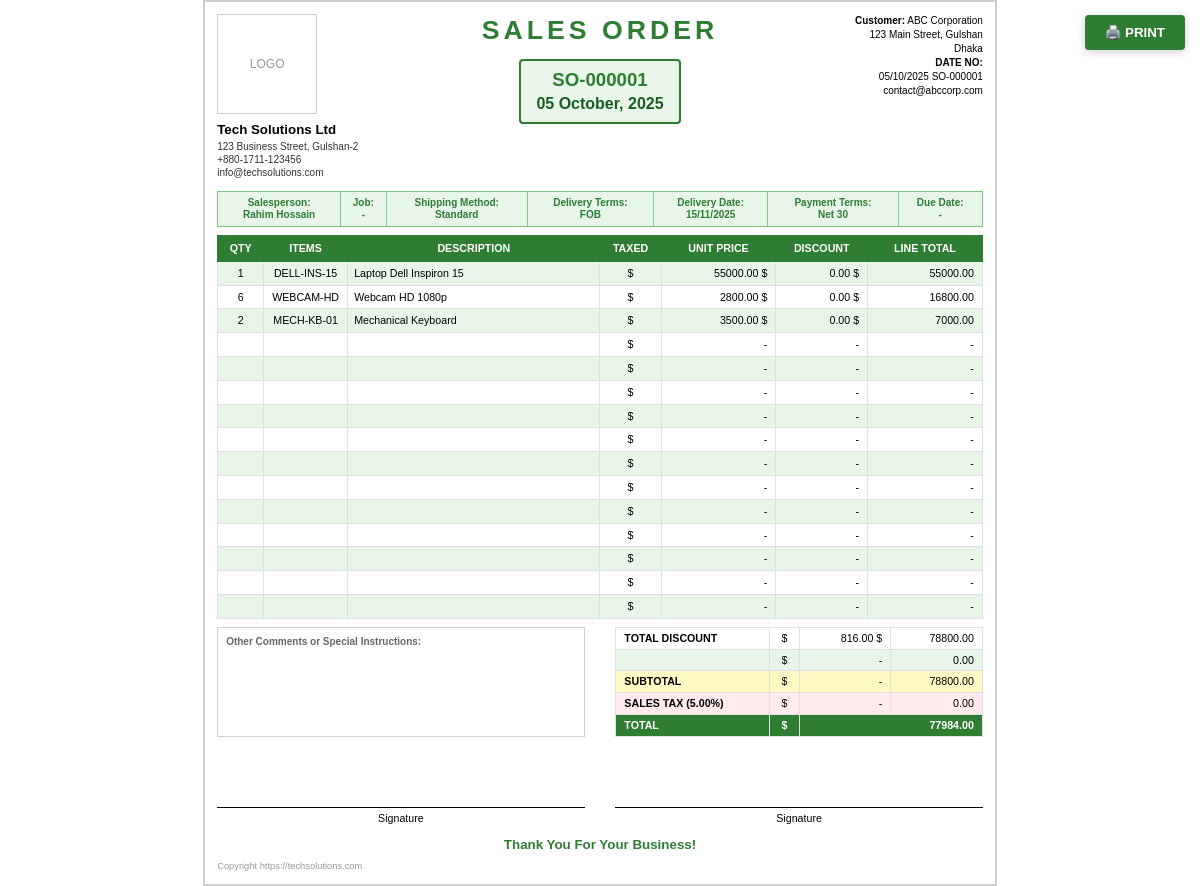
/erp/sales-order/1/print/ (signed in), run on the app's committed database.
### erp/models.py (models this page shows, shortened)
class TimeStampedModel(models.Model):
    created_at = models.DateTimeField(_("Created At"), auto_now_add=True)
    updated_at = models.DateTimeField(_("Updated At"), auto_now=True)
    class Meta:
        abstract = True

class Company(TimeStampedModel):
    name = models.CharField(_("Company Name"), max_length=200)
    logo = models.ImageField(_("Logo"), upload_to='company/', blank=True, null=True)
    address = models.TextField(_("Address"))
    city = models.CharField(_("City"), max_length=100)
    country = models.CharField(_("Country"), max_length=100)
    phone = models.CharField(_("Phone"), max_length=20)
    email = models.EmailField(_("Email"))
    website = models.URLField(_("Website"), blank=True)
    tax_number = models.CharField(_("Tax Number"), max_length=50, blank=True)
    class Meta:
        verbose_name = _("Company")
        verbose_name_plural = _("Companies")

class SalesOrder(TimeStampedModel):
    STATUS_CHOICES = [
        ('draft', _('Draft')),
        ('confirmed', _('Confirmed')),
        ('processing', _('Processing')),
        ('completed', _('Completed')),
        ('cancelled', _('Cancelled')),
    ]
    order_number = models.CharField(_("Order Number"), max_length=50, unique=True, editable=False)
    order_date = models.DateField(_("Order Date"), default=timezone.now)
    sales_quotation = models.ForeignKey(SalesQuotation, on_delete=models.SET_NULL, null=True, blank=True, related_name='sales_orders', verbose_name=_("Sales Quotation"))
    customer = models.ForeignKey(Customer, on_delete=models.PROTECT, related_name='sales_orders', verbose_name=_("Customer"))
    salesperson = models.ForeignKey('SalesPerson', on_delete=models.SET_NULL, null=True, blank=True, related_name='sales_orders', verbose_name=_("Sales Person"))
    status = models.CharField(_("Status"), max_length=20, choices=STATUS_CHOICES, default='draft')
    job_reference = models.CharField(_("Job Reference"), max_length=100, blank=True)
    shipping_method = models.CharField(_("Shipping Method"), max_length=100, blank=True, default="Standard")
    delivery_terms = models.CharField(_("Delivery Terms"), max_length=100, blank=True, default="FOB")
    delivery_date = models.DateField(_("Delivery Date"), null=True, blank=True)
    payment_terms = models.CharField(_("Payment Terms"), max_length=100, blank=True, default="Net 30")
    due_date = models.DateField(_("Due Date"), null=True, blank=True)
    subtotal = models.DecimalField(_("Subtotal"), max_digits=12, decimal_places=2, default=Decimal('0.00'), editable=False)
    discount_amount = models.DecimalField(_("Discount Amount"), max_digits=12, decimal_places=2, default=Decimal('0.00'))
    tax_amount = models.DecimalField(_("Tax Amount"), max_digits=12, decimal_places=2, default=Decimal('0.00'))
    tax_rate = models.DecimalField(_("Tax Rate (%)"), max_digits=5, decimal_places=2, default=Decimal('0.00'))
    total_amount = models.DecimalField(_("Total Amount"), max_digits=12, decimal_places=2, default=Decimal('0.00'), editable=False)
    notes = models.TextField(_("Notes"), blank=True)
    class Meta:
        verbose_name = _("Sales Order")
        verbose_name_plural = _("Sales Orders")
        ordering = ['-order_date', '-created_at']

class Customer(TimeStampedModel):
    name = models.CharField(_("Customer Name"), max_length=200)
    email = models.EmailField(_("Email"), blank=True)
    phone = models.CharField(_("Phone"), max_length=20)
    address = models.TextField(_("Address"), blank=True)
    city = models.CharField(_("City"), max_length=100, blank=True)
    country = models.CharField(_("Country"), max_length=100, blank=True)
    tax_number = models.CharField(_("Tax Number"), max_length=50, blank=True)
    credit_limit = models.DecimalField(_("Credit Limit"), max_digits=12, decimal_places=2, default=Decimal('0.00'))
    is_active = models.BooleanField(_("Active"), default=True)
    class Meta:
        verbose_name = _("Customer")
        verbose_name_plural = _("Customers")
        ordering = ['name']

class SalesPerson(TimeStampedModel):
    name = models.CharField(_("Sales Person Name"), max_length=200)
    email = models.EmailField(_("Email"), blank=True)
    phone = models.CharField(_("Phone"), max_length=20, blank=True)
    employee_id = models.CharField(_("Employee ID"), max_length=50, blank=True)
    commission_rate = models.DecimalField(_("Commission Rate (%)"), max_digits=5, decimal_places=2, default=Decimal('0.00'))
    is_active = models.BooleanField(_("Active"), default=True)
    class Meta:
        verbose_name = _("Sales Person")
        verbose_name_plural = _("Sales Persons")
        ordering = ['name']
    def __str__(self):
        return self.name

class SalesOrderItem(TimeStampedModel):
    sales_order = models.ForeignKey(SalesOrder, on_delete=models.CASCADE, related_name='items', verbose_name=_("Sales Order"))
    product = models.ForeignKey(Product, on_delete=models.PROTECT, verbose_name=_("Product"))
    quantity = models.DecimalField(_("Quantity"), max_digits=10, decimal_places=2, validators=[MinValueValidator(Decimal('0.01'))])
    unit_price = models.DecimalField(_("Unit Price"), max_digits=10, decimal_places=2, validators=[MinValueValidator(Decimal('0.00'))])
    line_total = models.DecimalField(_("Line Total"), max_digits=12, decimal_places=2, default=Decimal('0.00'), editable=False)
    class Meta:
        verbose_name = _("Sales Order Item")
        verbose_name_plural = _("Sales Order Items")
        ordering = ['id']

class Product(TimeStampedModel):
    name = models.CharField(_("Product Name"), max_length=200)
    sku = models.CharField(_("SKU"), max_length=50, unique=True)
    category = models.ForeignKey(Category, on_delete=models.SET_NULL, null=True, related_name='products', verbose_name=_("Category"))
    description = models.TextField(_("Description"), blank=True)
    unit = models.CharField(_("Unit"), max_length=20, default='PCS')
    default_warehouse = models.ForeignKey('Warehouse', on_delete=models.SET_NULL, null=True, blank=True, related_name='default_products', verbose_name=_("Default Warehouse"))
    purchase_price = models.DecimalField(_("Purchase Price"), max_digits=10, decimal_places=2, validators=[MinValueValidator(Decimal('0.00'))])
    selling_price = models.DecimalField(_("Selling Price"), max_digits=10, decimal_places=2, validators=[MinValueValidator(Decimal('0.00'))])
    current_stock = models.DecimalField(_("Current Stock"), max_digits=10, decimal_places=2, default=Decimal('0.00'))
    min_stock_level = models.DecimalField(_("Minimum Stock Level"), max_digits=10, decimal_places=2, default=Decimal('10.00'))
    is_active = models.BooleanField(_("Active"), default=True)
    class Meta:
        verbose_name = _("Product")
        verbose_name_plural = _("Products")
        ordering = ['name']

### erp/views/print_views.py (the view)
# urls.py: path('sales-order/<int:order_id>/print/', PrintSalesOrderView.as_view(), name='print-sales-order'),
class PrintSalesOrderView(View):
    @method_decorator(staff_member_required)
    def dispatch(self, *args, **kwargs):
        return super().dispatch(*args, **kwargs)
    def get(self, request, order_id, *args, **kwargs):
        order = SalesOrder.objects.prefetch_related('items__product').select_related('customer').get(id=order_id)
        try:
            company = Company.objects.first()
        except:
            company = None
        context = {
            'order': order,
            'company': company,
        }
        return render(request, 'admin/erp/print_sales_order.html', context)

### templates/admin/erp/print_sales_order.html (shortened to what this page needs)
<!DOCTYPE html>
<html lang="en">
<head>
</head>
<body>
    <button class="print-btn" onclick="window.print()">🖨️ PRINT</button>
    <div class="page">
        <div class="header">
            <div class="header-left">
                <div class="logo-box">
                    {% if company.logo %}
                    <img src="{{ company.logo.url }}" alt="Logo">
                    {% else %}
                    LOGO
                    {% endif %}
                </div>
                <div class="company-name">{{ company.name|default:"JK Enterprises" }}</div>
                <div class="company-address">
                    {{ company.address|default:"1001 Brickell Street 9900 NY" }}<br>
                    {{ company.phone|default:"999 333 7777" }}<br>
                    {{ company.email|default:"jkenterprises.com" }}
                </div>
            </div>
            <div class="header-center">
                <div class="title">SALES ORDER</div>
                <div class="order-info-box">
                    <div class="order-number">{{ order.order_number }}</div>
                    <div class="order-date">{{ order.order_date|date:"d F, Y" }}</div>
                </div>
            </div>
            <div class="header-right">
                <strong>Customer:</strong> {{ order.customer.name }}<br>
                {{ order.customer.address|default:"" }}<br>
                {% if order.customer.city %}{{ order.customer.city }}{% endif %}<br>
                <strong>DATE NO:</strong><br>
                {{ order.order_date|date:"d/m/Y" }} {{ order.order_number }}<br>
                {{ order.customer.email|default:"" }}
            </div>
        </div>
        <div class="info-bar">
            <div class="info-bar-row">
                <div class="info-bar-cell">
                    <strong>Salesperson:</strong><br>{{ order.salesperson|default:"-" }}
                </div>
                <div class="info-bar-cell">
                    <strong>Job:</strong><br>{{ order.job_reference|default:"-" }}
                </div>
                <div class="info-bar-cell">
                    <strong>Shipping Method:</strong><br>{{ order.shipping_method|default:"-" }}
                </div>
                <div class="info-bar-cell">
                    <strong>Delivery Terms:</strong><br>{{ order.delivery_terms|default:"-" }}
                </div>
                <div class="info-bar-cell">
                    <strong>Delivery Date:</strong><br>{{ order.delivery_date|date:"d/m/Y"|default:"-" }}
                </div>
                <div class="info-bar-cell">
                    <strong>Payment Terms:</strong><br>{{ order.payment_terms|default:"-" }}
                </div>
                <div class="info-bar-cell">
                    <strong>Due Date:</strong><br>{{ order.due_date|date:"d/m/Y"|default:"-" }}
                </div>
            </div>
        </div>
        <table class="items-table">
            <thead>
                <tr>
                    <th style="width: 6%;">QTY</th>
                    <th style="width: 11%;">ITEMS</th>
                    <th style="width: 33%;">DESCRIPTION</th>
                    <th style="width: 8%;">TAXED</th>
                    <th style="width: 15%;">UNIT PRICE</th>
                    <th style="width: 12%;">DISCOUNT</th>
                    <th style="width: 15%;">LINE TOTAL</th>
                </tr>
            </thead>
            <tbody>
                {% for item in order.items.all %}
                <tr>
                    <td>{{ item.quantity|floatformat:0 }}</td>
                    <td>{{ item.product.sku }}</td>
                    <td class="text-left">{{ item.product.name }}</td>
                    <td>$</td>
                    <td class="text-right">{{ item.unit_price|floatformat:2 }} $</td>
                    <td class="text-right">0.00 $</td>
                    <td class="text-right">{{ item.line_total|floatformat:2 }}</td>
                </tr>
                {% endfor %}
                {% with item_count=order.items.count %}
                {% for i in "123456789012345" %}
                {% if forloop.counter|add:item_count <= 15 %} <tr>
                    <td>&nbsp;</td>
                    <td>&nbsp;</td>
                    <td>&nbsp;</td>
                    <td>$</td>
                    <td class="text-right">-</td>
                    <td class="text-right">-</td>
                    <td class="text-right">-</td>
                    </tr>
                    {% endif %}
                    {% endfor %}
                    {% endwith %}
            </tbody>
        </table>
        <div class="bottom-section">
            <div class="notes-section">
                <h4>Other Comments or Special Instructions:</h4>
            </div>
            <div class="totals-section">
                <table class="totals-table">
                    <tr>
                        <td class="label">TOTAL DISCOUNT</td>
                        <td class="currency">$</td>
                        <td class="value">{{ order.discount_amount|default:"0.00"|floatformat:2 }} $</td>
                        <td class="value">{{ order.subtotal|floatformat:2 }}</td>
                    </tr>
                    <tr>
                        <td class="label"></td>
                        <td class="currency">$</td>
                        <td class="value">-</td>
                        <td class="value">0.00</td>
                    </tr>
                    <tr>
                        <td class="label">SUBTOTAL</td>
                        <td class="currency">$</td>
                        <td class="value">-</td>
                        <td class="value">{{ order.subtotal|floatformat:2 }}</td>
                    </tr>
                    <tr>
                        <td class="label">SALES TAX ({{ order.tax_rate|default:"0" }}%)</td>
                        <td class="currency">$</td>
                        <td class="value">-</td>
                        <td class="value">{{ order.tax_amount|default:"0.00"|floatformat:2 }}</td>
                    </tr>
                    <tr>
                        <td class="label">TOTAL</td>
                        <td class="currency">$</td>
                        <td class="value" colspan="2">{{ order.total_amount|floatformat:2 }}</td>
                    </tr>
                </table>
            </div>
        </div>
        <div class="signature-section">
            <div class="signature-box">
                <div class="signature-line">Signature</div>
            </div>
            <div class="signature-box">
                <div class="signature-line">Signature</div>
            </div>
        </div>
        <div class="footer">Thank You For Your Business!</div>
        <div class="copyright">Copyright {{ company.website|default:"ezydream.com" }}</div>
    </div>
</body>
</html>

### data on the page
Company: name "Tech Solutions Ltd", address "123 Business Street, Gulshan-2", phone "+880-1711-123456", email "info@techsolutions.com", website "https://techsolutions.com"
SalesOrder: order_number "SO-000001", order_date "05 October, 2025", customer.name "ABC Corporation", customer.address "123 Main Street, Gulshan", customer.city "Dhaka", order_date "05/10/2025", customer.email "contact@abccorp.com", salesperson "Rahim Hossain", job_reference "-", shipping_method "Standard", delivery_terms "FOB", delivery_date "15/11/2025", payment_terms "Net 30", due_date "-", discount_amount "816.00", subtotal "78800.00", tax_rate "5.00", tax_amount "0.00", total_amount "77984.00"
SalesOrderItem: quantity "1", product.sku "DELL-INS-15", product.name "Laptop Dell Inspiron 15", unit_price "55000.00", line_total "55000.00"
SalesOrderItem: quantity "6", product.sku "WEBCAM-HD", product.name "Webcam HD 1080p", unit_price "2800.00", line_total "16800.00"
SalesOrderItem: quantity "2", product.sku "MECH-KB-01", product.name "Mechanical Keyboard", unit_price "3500.00", line_total "7000.00"
